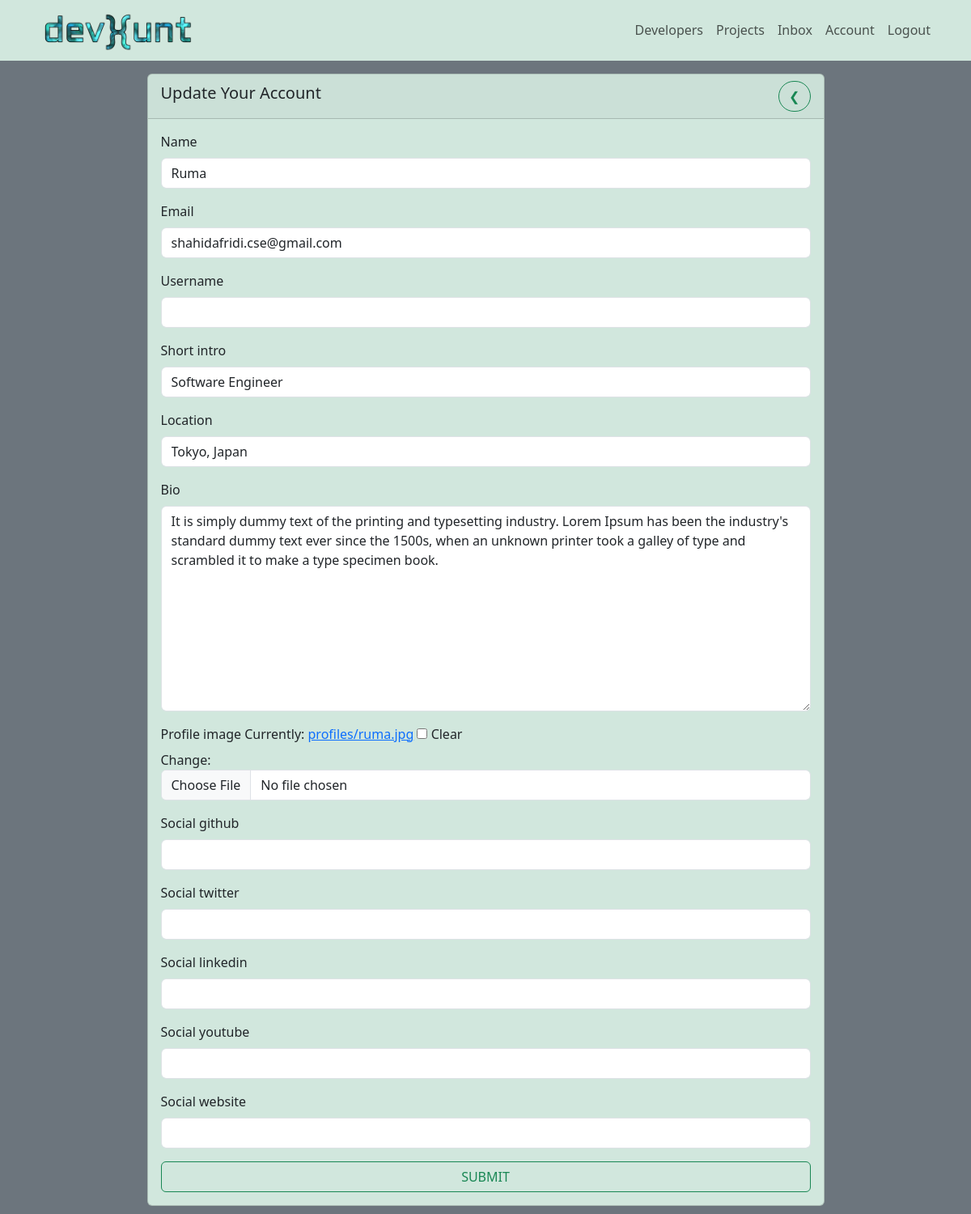
Page /edit-account/ (signed in) on the earlier database version.
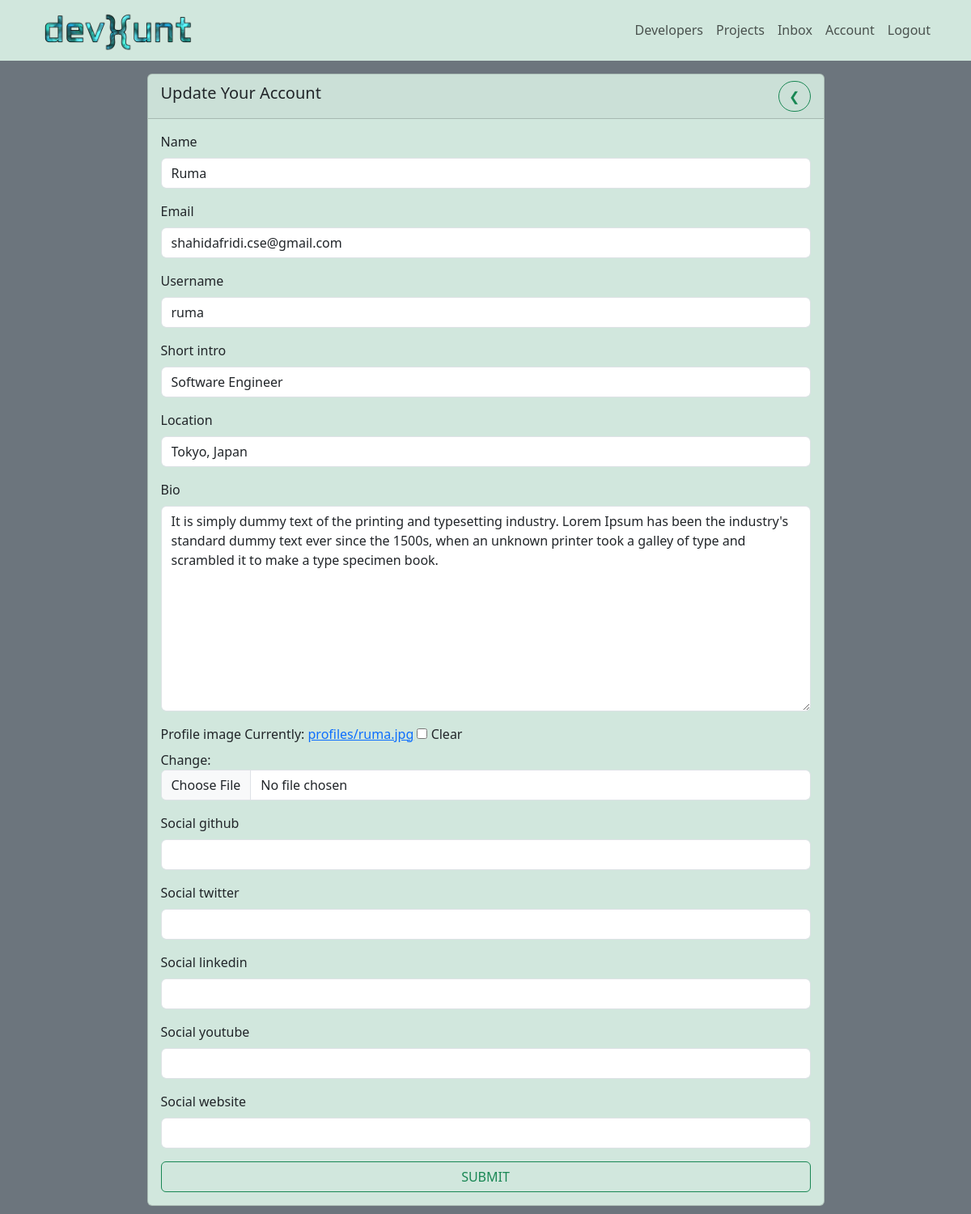
Same page on the later database version.
### users/models.py (models this page shows, shortened)
class Profile(models.Model):
    user = models.OneToOneField(
        User, on_delete=models.CASCADE, blank=True, null=True)
    name = models.CharField(max_length=255, blank=True, null=True)
    email = models.EmailField(max_length=500, blank=True, null=True)
    username = models.CharField(max_length=255, blank=True, null=True)
    short_intro = models.CharField(max_length=200, blank=True, null=True)
    location = models.CharField(max_length=200, blank=True, null=True)
    bio = models.TextField(blank=True, null=True)
    profile_image = models.ImageField(
        blank=True, null=True, upload_to='profiles/', default='profiles/user-default.png')
    social_github = models.CharField(max_length=200, blank=True, null=True)
    social_twitter = models.CharField(max_length=200, blank=True, null=True)
    social_linkedin = models.CharField(max_length=200, blank=True, null=True)
    social_youtube = models.CharField(max_length=200, blank=True, null=True)
    social_website = models.CharField(max_length=200, blank=True, null=True)
    created_at = models.DateTimeField(auto_now_add=True)
    id = models.UUIDField(default=uuid.uuid4, unique=True,
                          primary_key=True, editable=False)

### users/views.py (the view)
# urls.py: path('edit-account/', views.editAccount, name="edit-account")
@login_required(login_url='login')
def editAccount(request):
    profile = request.user.profile
    form = ProfileForm(instance=profile)
    if request.method == 'POST':
        form = ProfileForm(request.POST, request.FILES, instance=profile)
        if form.is_valid():
            form.save()
            return redirect('account')
    context = {
        'form': form
    }
    return render(request, 'users/profile-form.html', context)

### users/forms.py
class ProfileForm(ModelForm):
    class Meta:
        model = Profile
        fields = ['name', 'email', 'username', 'short_intro', 'location', 'bio', 'profile_image',
                  'social_github', 'social_twitter', 'social_linkedin', 'social_youtube', 'social_website']
    def __init__(self, *args, **kwargs):
        super(ProfileForm, self).__init__(*args, **kwargs)
        for name, field in self.fields.items():
            field.widget.attrs.update({'class': 'form-control'})

### users/templates/users/profile-form.html (shortened to what this page needs)
{% extends 'main.html' %}
{% block content %}
<div class='bg-secondary'>
    <div class='container d-flex justify-content-center py-3'>
        <div class="card w-75 bg-success-subtle">
            <div class="card-header d-flex justify-content-between align-items-center">
                <h5 class="card-title">Update Your Account</h5>
                <a class='btn btn-outline-success rounded-pill'  href="{% url 'account' %}"> &#10094 </a>
            </div>
            <div class="card-body ">
                <form method="POST" enctype="multipart/form-data">
                    {% for field in form %}
                    <div class="mb-3 form-group">
                    <label for="input" class="form-label">{{field.label}}</label>
                        {{field}}
                    </div>
                    {% endfor %}
                    <input class='btn btn-outline-success w-100' type="submit" value="SUBMIT">
                </form>
            </div>
        </div>
    </div>
</div>
{% endblock content %}

Differences in the rows shown:
changed Profile "Ruma": username (not shown) → "ruma"
